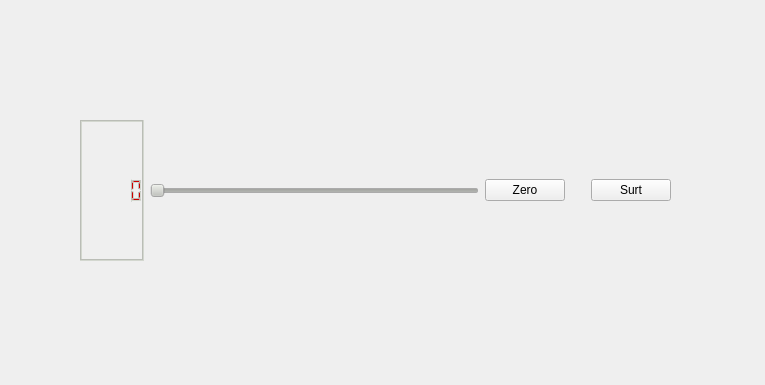
<?xml version="1.0" encoding="UTF-8"?>
<ui version="4.0">
 <class>Exercici1</class>
 <widget class="QWidget" name="Exercici1">
  <property name="geometry">
   <rect>
    <x>0</x>
    <y>0</y>
    <width>765</width>
    <height>385</height>
   </rect>
  </property>
  <property name="windowTitle">
   <string>Exercici1</string>
  </property>
  <widget class="QWidget" name="horizontalLayoutWidget">
   <property name="geometry">
    <rect>
     <x>80</x>
     <y>120</y>
     <width>591</width>
     <height>141</height>
    </rect>
   </property>
   <layout class="QHBoxLayout" name="horizontalLayout">
    <item>
     <widget class="LCDpropi" name="lcdNumber">
      <property name="palette">
       <palette>
        <active>
         <colorrole role="WindowText">
          <brush brushstyle="SolidPattern">
           <color alpha="255">
            <red>204</red>
            <green>0</green>
            <blue>0</blue>
           </color>
          </brush>
         </colorrole>
         <colorrole role="Button">
          <brush brushstyle="SolidPattern">
           <color alpha="255">
            <red>255</red>
            <green>255</green>
            <blue>255</blue>
           </color>
          </brush>
         </colorrole>
         <colorrole role="Light">
          <brush brushstyle="SolidPattern">
           <color alpha="255">
            <red>186</red>
            <green>189</green>
            <blue>182</blue>
           </color>
          </brush>
         </colorrole>
         <colorrole role="Midlight">
          <brush brushstyle="SolidPattern">
           <color alpha="255">
            <red>186</red>
            <green>189</green>
            <blue>182</blue>
           </color>
          </brush>
         </colorrole>
         <colorrole role="Dark">
          <brush brushstyle="SolidPattern">
           <color alpha="255">
            <red>211</red>
            <green>215</green>
            <blue>207</blue>
           </color>
          </brush>
         </colorrole>
         <colorrole role="Mid">
          <brush brushstyle="SolidPattern">
           <color alpha="255">
            <red>255</red>
            <green>255</green>
            <blue>255</blue>
           </color>
          </brush>
         </colorrole>
         <colorrole role="Text">
          <brush brushstyle="SolidPattern">
           <color alpha="255">
            <red>211</red>
            <green>215</green>
            <blue>207</blue>
           </color>
          </brush>
         </colorrole>
         <colorrole role="BrightText">
          <brush brushstyle="SolidPattern">
           <color alpha="255">
            <red>255</red>
            <green>255</green>
            <blue>255</blue>
           </color>
          </brush>
         </colorrole>
         <colorrole role="ButtonText">
          <brush brushstyle="SolidPattern">
           <color alpha="255">
            <red>211</red>
            <green>215</green>
            <blue>207</blue>
           </color>
          </brush>
         </colorrole>
         <colorrole role="PlaceholderText">
          <brush brushstyle="SolidPattern">
           <color alpha="128">
            <red>0</red>
            <green>0</green>
            <blue>0</blue>
           </color>
          </brush>
         </colorrole>
        </active>
        <inactive>
         <colorrole role="WindowText">
          <brush brushstyle="SolidPattern">
           <color alpha="255">
            <red>204</red>
            <green>0</green>
            <blue>0</blue>
           </color>
          </brush>
         </colorrole>
         <colorrole role="Button">
          <brush brushstyle="SolidPattern">
           <color alpha="255">
            <red>255</red>
            <green>255</green>
            <blue>255</blue>
           </color>
          </brush>
         </colorrole>
         <colorrole role="Light">
          <brush brushstyle="SolidPattern">
           <color alpha="255">
            <red>186</red>
            <green>189</green>
            <blue>182</blue>
           </color>
          </brush>
         </colorrole>
         <colorrole role="Midlight">
          <brush brushstyle="SolidPattern">
           <color alpha="255">
            <red>186</red>
            <green>189</green>
            <blue>182</blue>
           </color>
          </brush>
         </colorrole>
         <colorrole role="Dark">
          <brush brushstyle="SolidPattern">
           <color alpha="255">
            <red>211</red>
            <green>215</green>
            <blue>207</blue>
           </color>
          </brush>
         </colorrole>
         <colorrole role="Mid">
          <brush brushstyle="SolidPattern">
           <color alpha="255">
            <red>255</red>
            <green>255</green>
            <blue>255</blue>
           </color>
          </brush>
         </colorrole>
         <colorrole role="Text">
          <brush brushstyle="SolidPattern">
           <color alpha="255">
            <red>211</red>
            <green>215</green>
            <blue>207</blue>
           </color>
          </brush>
         </colorrole>
         <colorrole role="BrightText">
          <brush brushstyle="SolidPattern">
           <color alpha="255">
            <red>255</red>
            <green>255</green>
            <blue>255</blue>
           </color>
          </brush>
         </colorrole>
         <colorrole role="ButtonText">
          <brush brushstyle="SolidPattern">
           <color alpha="255">
            <red>211</red>
            <green>215</green>
            <blue>207</blue>
           </color>
          </brush>
         </colorrole>
         <colorrole role="PlaceholderText">
          <brush brushstyle="SolidPattern">
           <color alpha="128">
            <red>0</red>
            <green>0</green>
            <blue>0</blue>
           </color>
          </brush>
         </colorrole>
        </inactive>
        <disabled>
         <colorrole role="WindowText">
          <brush brushstyle="SolidPattern">
           <color alpha="255">
            <red>211</red>
            <green>215</green>
            <blue>207</blue>
           </color>
          </brush>
         </colorrole>
         <colorrole role="Button">
          <brush brushstyle="SolidPattern">
           <color alpha="255">
            <red>255</red>
            <green>255</green>
            <blue>255</blue>
           </color>
          </brush>
         </colorrole>
         <colorrole role="Light">
          <brush brushstyle="SolidPattern">
           <color alpha="255">
            <red>186</red>
            <green>189</green>
            <blue>182</blue>
           </color>
          </brush>
         </colorrole>
         <colorrole role="Midlight">
          <brush brushstyle="SolidPattern">
           <color alpha="255">
            <red>186</red>
            <green>189</green>
            <blue>182</blue>
           </color>
          </brush>
         </colorrole>
         <colorrole role="Dark">
          <brush brushstyle="SolidPattern">
           <color alpha="255">
            <red>211</red>
            <green>215</green>
            <blue>207</blue>
           </color>
          </brush>
         </colorrole>
         <colorrole role="Mid">
          <brush brushstyle="SolidPattern">
           <color alpha="255">
            <red>255</red>
            <green>255</green>
            <blue>255</blue>
           </color>
          </brush>
         </colorrole>
         <colorrole role="Text">
          <brush brushstyle="SolidPattern">
           <color alpha="255">
            <red>211</red>
            <green>215</green>
            <blue>207</blue>
           </color>
          </brush>
         </colorrole>
         <colorrole role="BrightText">
          <brush brushstyle="SolidPattern">
           <color alpha="255">
            <red>255</red>
            <green>255</green>
            <blue>255</blue>
           </color>
          </brush>
         </colorrole>
         <colorrole role="ButtonText">
          <brush brushstyle="SolidPattern">
           <color alpha="255">
            <red>211</red>
            <green>215</green>
            <blue>207</blue>
           </color>
          </brush>
         </colorrole>
         <colorrole role="PlaceholderText">
          <brush brushstyle="SolidPattern">
           <color alpha="128">
            <red>0</red>
            <green>0</green>
            <blue>0</blue>
           </color>
          </brush>
         </colorrole>
        </disabled>
       </palette>
      </property>
     </widget>
    </item>
    <item>
     <widget class="QSlider" name="horizontalSlider">
      <property name="palette">
       <palette>
        <active>
         <colorrole role="Button">
          <brush brushstyle="SolidPattern">
           <color alpha="255">
            <red>186</red>
            <green>189</green>
            <blue>182</blue>
           </color>
          </brush>
         </colorrole>
         <colorrole role="Light">
          <brush brushstyle="SolidPattern">
           <color alpha="255">
            <red>239</red>
            <green>41</green>
            <blue>41</blue>
           </color>
          </brush>
         </colorrole>
         <colorrole role="BrightText">
          <brush brushstyle="SolidPattern">
           <color alpha="255">
            <red>239</red>
            <green>41</green>
            <blue>41</blue>
           </color>
          </brush>
         </colorrole>
         <colorrole role="Highlight">
          <brush brushstyle="SolidPattern">
           <color alpha="255">
            <red>245</red>
            <green>121</green>
            <blue>0</blue>
           </color>
          </brush>
         </colorrole>
        </active>
        <inactive>
         <colorrole role="Button">
          <brush brushstyle="SolidPattern">
           <color alpha="255">
            <red>186</red>
            <green>189</green>
            <blue>182</blue>
           </color>
          </brush>
         </colorrole>
         <colorrole role="Light">
          <brush brushstyle="SolidPattern">
           <color alpha="255">
            <red>239</red>
            <green>41</green>
            <blue>41</blue>
           </color>
          </brush>
         </colorrole>
         <colorrole role="BrightText">
          <brush brushstyle="SolidPattern">
           <color alpha="255">
            <red>239</red>
            <green>41</green>
            <blue>41</blue>
           </color>
          </brush>
         </colorrole>
         <colorrole role="Highlight">
          <brush brushstyle="SolidPattern">
           <color alpha="255">
            <red>245</red>
            <green>121</green>
            <blue>0</blue>
           </color>
          </brush>
         </colorrole>
        </inactive>
        <disabled>
         <colorrole role="Button">
          <brush brushstyle="SolidPattern">
           <color alpha="255">
            <red>186</red>
            <green>189</green>
            <blue>182</blue>
           </color>
          </brush>
         </colorrole>
         <colorrole role="Light">
          <brush brushstyle="SolidPattern">
           <color alpha="255">
            <red>239</red>
            <green>41</green>
            <blue>41</blue>
           </color>
          </brush>
         </colorrole>
         <colorrole role="BrightText">
          <brush brushstyle="SolidPattern">
           <color alpha="255">
            <red>239</red>
            <green>41</green>
            <blue>41</blue>
           </color>
          </brush>
         </colorrole>
         <colorrole role="Highlight">
          <brush brushstyle="SolidPattern">
           <color alpha="255">
            <red>145</red>
            <green>145</green>
            <blue>145</blue>
           </color>
          </brush>
         </colorrole>
        </disabled>
       </palette>
      </property>
      <property name="orientation">
       <enum>Qt::Horizontal</enum>
      </property>
     </widget>
    </item>
    <item>
     <widget class="QPushButton" name="Zero">
      <property name="text">
       <string>Zero</string>
      </property>
     </widget>
    </item>
    <item>
     <layout class="QHBoxLayout" name="horizontalLayout_2"/>
    </item>
    <item>
     <spacer name="verticalSpacer_2">
      <property name="orientation">
       <enum>Qt::Vertical</enum>
      </property>
      <property name="sizeHint" stdset="0">
       <size>
        <width>20</width>
        <height>40</height>
       </size>
      </property>
     </spacer>
    </item>
    <item>
     <widget class="QPushButton" name="Surt">
      <property name="text">
       <string>Surt</string>
      </property>
     </widget>
    </item>
   </layout>
  </widget>
 </widget>
 <customwidgets>
  <customwidget>
   <class>LCDpropi</class>
   <extends>QLCDNumber</extends>
   <header>lcdpropi.h</header>
   <slots>
    <slot>colors(int)</slot>
    <slot>LCDzero()</slot>
   </slots>
  </customwidget>
 </customwidgets>
 <resources/>
 <connections>
  <connection>
   <sender>horizontalSlider</sender>
   <signal>valueChanged(int)</signal>
   <receiver>lcdNumber</receiver>
   <slot>colors(int)</slot>
   <hints>
    <hint type="sourcelabel">
     <x>210</x>
     <y>192</y>
    </hint>
    <hint type="destinationlabel">
     <x>130</x>
     <y>234</y>
    </hint>
   </hints>
  </connection>
  <connection>
   <sender>Surt</sender>
   <signal>clicked()</signal>
   <receiver>Exercici1</receiver>
   <slot>close()</slot>
   <hints>
    <hint type="sourcelabel">
     <x>637</x>
     <y>193</y>
    </hint>
    <hint type="destinationlabel">
     <x>656</x>
     <y>452</y>
    </hint>
   </hints>
  </connection>
  <connection>
   <sender>Zero</sender>
   <signal>clicked()</signal>
   <receiver>lcdNumber</receiver>
   <slot>LCDzero()</slot>
   <hints>
    <hint type="sourcelabel">
     <x>508</x>
     <y>193</y>
    </hint>
    <hint type="destinationlabel">
     <x>136</x>
     <y>250</y>
    </hint>
   </hints>
  </connection>
 </connections>
</ui>
